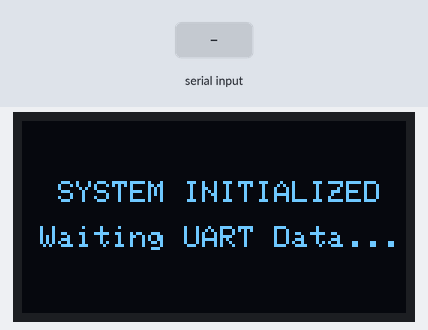
This sketch was run on a simulated ESP32-C3. Parts: 128×64 one-colour display. Inputs (shaded band) come from the test bench.

Above: at 2.7 s.
2.8 s: "90,45\n" received over the second serial link
At 3.2 s:
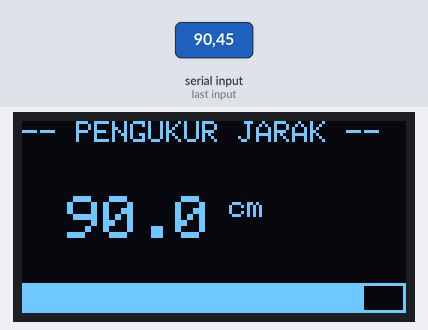
4.3 s: "30,150\n" received over the second serial link
At 5.6 s:
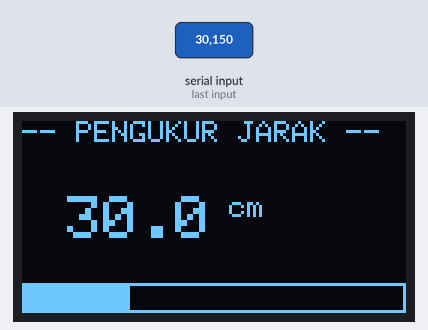
Timing chart, 0 to 7.3 s (numbered marks = the images above; inputs shaded):
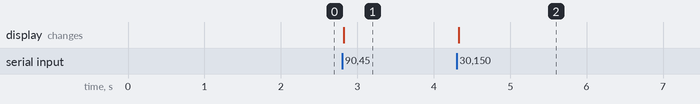

The sketch:

esp32c3_DATARECEIVERnDISPLAY.ino
```cpp
#include <Wire.h>
#include <Adafruit_GFX.h>
#include <Adafruit_SSD1306.h>

#define SCREEN_WIDTH 128
#define SCREEN_HEIGHT 64
#define OLED_RESET    -1

// Pin I2C ESP32-C3
#define SDA_PIN 8
#define SCL_PIN 9

// Pin UART ESP32-C3
#define RX_PIN 20
#define TX_PIN 21

Adafruit_SSD1306 display(SCREEN_WIDTH, SCREEN_HEIGHT, &Wire, OLED_RESET);

String incomingData = "";
float distance = 0.0;

void setup() {
  Serial.begin(115200);

  // Inisialisasi UART Hardware 1 khusus pin 20 & 21
  Serial1.begin(9600, SERIAL_8N1, RX_PIN, TX_PIN);

  // Inisialisasi I2C OLED
  Wire.begin(SDA_PIN, SCL_PIN);
  if (!display.begin(SSD1306_SWITCHCAPVCC, 0x3C)) {
    Serial.println("OLED Gagal Inisialisasi!");
    for (;;);
  }

  display.clearDisplay();
  display.setTextColor(WHITE);
  display.setTextSize(1);
  display.setCursor(0, 20);
  display.println("  SYSTEM INITIALIZED");
  display.setCursor(0, 35);
  display.println(" Waiting UART Data...");
  display.display();
  delay(1500);
}

void loop() {
  // Cek apakah ada data masuk dari Arduino Uno via Serial1
  if (Serial1.available() > 0) {
    incomingData = Serial1.readStringUntil('\n');
    incomingData.trim(); // Hapus karakter whitespace/newline

    distance = incomingData.toFloat();

    // Render data ke Layar OLED
    display.clearDisplay();
    display.setTextSize(1);
    display.setCursor(0, 0);
    display.println("-- PENGUKUR JARAK --");

    if (distance < 0 || distance > 400) {
      display.setTextSize(1);
      display.setCursor(10, 30);
      display.println("DI LUAR JANGKAUAN!");
    } else {
      display.setTextSize(2);
      display.setCursor(15, 25);
      display.print(distance, 1);
      display.setTextSize(1);
      display.print(" cm");

      // Visual progress bar sederhana
      int barWidth = map(constrain((int)distance, 2, 100), 2, 100, 0, 128);
      display.drawRect(0, 54, 128, 10, WHITE);
      display.fillRect(0, 54, barWidth, 10, WHITE);
    }

    display.display();
  }
}
```

Measured:
- after the input at 2.8 s, the display: changes at once (image 1)
- after the input at 4.3 s, the display: changes at once (image 2)
